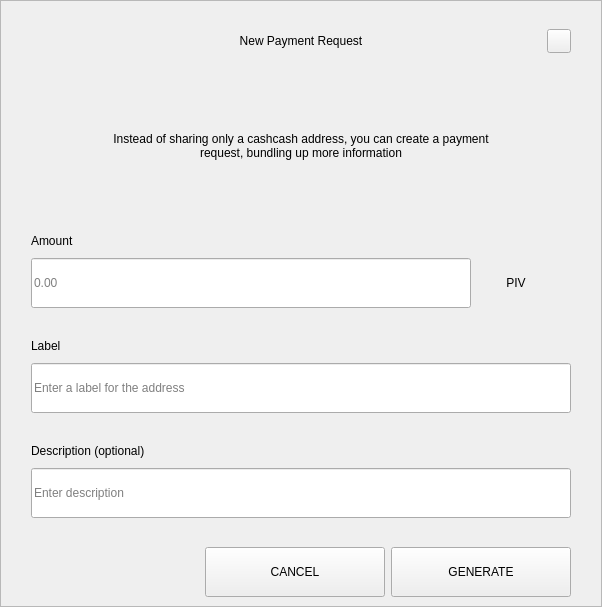
<?xml version="1.0" encoding="UTF-8"?>
<ui version="4.0">
 <class>RequestDialog</class>
 <widget class="QDialog" name="RequestDialog">
  <property name="geometry">
   <rect>
    <x>0</x>
    <y>0</y>
    <width>602</width>
    <height>607</height>
   </rect>
  </property>
  <property name="windowTitle">
   <string>Dialog</string>
  </property>
  <layout class="QVBoxLayout" name="verticalLayout_5">
   <property name="spacing">
    <number>0</number>
   </property>
   <property name="leftMargin">
    <number>0</number>
   </property>
   <property name="topMargin">
    <number>0</number>
   </property>
   <property name="rightMargin">
    <number>0</number>
   </property>
   <property name="bottomMargin">
    <number>0</number>
   </property>
   <item>
    <widget class="QFrame" name="frame">
     <property name="styleSheet">
      <string notr="true"/>
     </property>
     <property name="frameShape">
      <enum>QFrame::StyledPanel</enum>
     </property>
     <property name="frameShadow">
      <enum>QFrame::Raised</enum>
     </property>
     <layout class="QVBoxLayout" name="verticalLayout_4" stretch="1,0,0">
      <property name="spacing">
       <number>0</number>
      </property>
      <property name="leftMargin">
       <number>30</number>
      </property>
      <property name="topMargin">
       <number>20</number>
      </property>
      <property name="rightMargin">
       <number>30</number>
      </property>
      <property name="bottomMargin">
       <number>0</number>
      </property>
      <item>
       <layout class="QHBoxLayout" name="horizontalLayout_3">
        <property name="spacing">
         <number>0</number>
        </property>
        <item>
         <spacer name="horizontalSpacer_21">
          <property name="orientation">
           <enum>Qt::Horizontal</enum>
          </property>
          <property name="sizeHint" stdset="0">
           <size>
            <width>40</width>
            <height>20</height>
           </size>
          </property>
         </spacer>
        </item>
        <item>
         <widget class="QLabel" name="labelTitle">
          <property name="minimumSize">
           <size>
            <width>0</width>
            <height>40</height>
           </size>
          </property>
          <property name="maximumSize">
           <size>
            <width>16777215</width>
            <height>40</height>
           </size>
          </property>
          <property name="styleSheet">
           <string notr="true">padding-left:24px;</string>
          </property>
          <property name="text">
           <string>New Payment Request</string>
          </property>
          <property name="alignment">
           <set>Qt::AlignCenter</set>
          </property>
          <property name="margin">
           <number>7</number>
          </property>
         </widget>
        </item>
        <item>
         <spacer name="horizontalSpacer">
          <property name="orientation">
           <enum>Qt::Horizontal</enum>
          </property>
          <property name="sizeHint" stdset="0">
           <size>
            <width>40</width>
            <height>20</height>
           </size>
          </property>
         </spacer>
        </item>
        <item>
         <widget class="QPushButton" name="btnEsc">
          <property name="minimumSize">
           <size>
            <width>24</width>
            <height>24</height>
           </size>
          </property>
          <property name="maximumSize">
           <size>
            <width>24</width>
            <height>24</height>
           </size>
          </property>
          <property name="focusPolicy">
           <enum>Qt::NoFocus</enum>
          </property>
          <property name="text">
           <string/>
          </property>
         </widget>
        </item>
       </layout>
      </item>
      <item>
       <widget class="QStackedWidget" name="stack">
        <property name="minimumSize">
         <size>
          <width>540</width>
          <height>0</height>
         </size>
        </property>
        <property name="maximumSize">
         <size>
          <width>540</width>
          <height>16777215</height>
         </size>
        </property>
        <property name="currentIndex">
         <number>0</number>
        </property>
        <widget class="QWidget" name="page_1">
         <property name="minimumSize">
          <size>
           <width>540</width>
           <height>0</height>
          </size>
         </property>
         <property name="maximumSize">
          <size>
           <width>540</width>
           <height>16777215</height>
          </size>
         </property>
         <layout class="QVBoxLayout" name="layout1">
          <property name="spacing">
           <number>0</number>
          </property>
          <property name="leftMargin">
           <number>0</number>
          </property>
          <property name="topMargin">
           <number>0</number>
          </property>
          <property name="rightMargin">
           <number>0</number>
          </property>
          <property name="bottomMargin">
           <number>0</number>
          </property>
          <item>
           <spacer name="verticalSpacer_21">
            <property name="orientation">
             <enum>Qt::Vertical</enum>
            </property>
            <property name="sizeType">
             <enum>QSizePolicy::Fixed</enum>
            </property>
            <property name="sizeHint" stdset="0">
             <size>
              <width>20</width>
              <height>30</height>
             </size>
            </property>
           </spacer>
          </item>
          <item alignment="Qt::AlignHCenter">
           <widget class="QLabel" name="labelMessage">
            <property name="minimumSize">
             <size>
              <width>400</width>
              <height>50</height>
             </size>
            </property>
            <property name="text">
             <string>Instead of sharing only a cashcash address, you can create a payment request, bundling up more information</string>
            </property>
            <property name="alignment">
             <set>Qt::AlignCenter</set>
            </property>
            <property name="wordWrap">
             <bool>true</bool>
            </property>
           </widget>
          </item>
          <item alignment="Qt::AlignBottom">
           <widget class="QWidget" name="containerAmount" native="true">
            <layout class="QVBoxLayout" name="verticalLayout">
             <property name="spacing">
              <number>9</number>
             </property>
             <property name="leftMargin">
              <number>0</number>
             </property>
             <property name="topMargin">
              <number>0</number>
             </property>
             <property name="rightMargin">
              <number>0</number>
             </property>
             <property name="bottomMargin">
              <number>0</number>
             </property>
             <item>
              <widget class="QLabel" name="labelSubtitleAmount">
               <property name="minimumSize">
                <size>
                 <width>350</width>
                 <height>16</height>
                </size>
               </property>
               <property name="maximumSize">
                <size>
                 <width>16777215</width>
                 <height>16</height>
                </size>
               </property>
               <property name="text">
                <string>Amount</string>
               </property>
              </widget>
             </item>
             <item alignment="Qt::AlignTop">
              <widget class="QWidget" name="layoutAmount" native="true">
               <layout class="QHBoxLayout" name="horizontalLayout" stretch="2,0">
                <property name="spacing">
                 <number>0</number>
                </property>
                <property name="leftMargin">
                 <number>0</number>
                </property>
                <property name="topMargin">
                 <number>0</number>
                </property>
                <property name="rightMargin">
                 <number>0</number>
                </property>
                <property name="bottomMargin">
                 <number>0</number>
                </property>
                <item>
                 <widget class="QLineEdit" name="lineEditAmount">
                  <property name="minimumSize">
                   <size>
                    <width>0</width>
                    <height>50</height>
                   </size>
                  </property>
                  <property name="maximumSize">
                   <size>
                    <width>16777215</width>
                    <height>50</height>
                   </size>
                  </property>
                  <property name="placeholderText">
                   <string notr="true">0.00</string>
                  </property>
                 </widget>
                </item>
                <item>
                 <widget class="QWidget" name="comboContainer" native="true">
                  <property name="minimumSize">
                   <size>
                    <width>100</width>
                    <height>50</height>
                   </size>
                  </property>
                  <property name="maximumSize">
                   <size>
                    <width>16777215</width>
                    <height>50</height>
                   </size>
                  </property>
                  <layout class="QHBoxLayout" name="horizontalLayout_31">
                   <property name="spacing">
                    <number>0</number>
                   </property>
                   <property name="leftMargin">
                    <number>0</number>
                   </property>
                   <property name="topMargin">
                    <number>0</number>
                   </property>
                   <property name="rightMargin">
                    <number>10</number>
                   </property>
                   <property name="bottomMargin">
                    <number>0</number>
                   </property>
                   <item>
                    <widget class="QLabel" name="comboBoxCoin">
                     <property name="text">
                      <string>PIV</string>
                     </property>
                     <property name="alignment">
                      <set>Qt::AlignCenter</set>
                     </property>
                    </widget>
                   </item>
                  </layout>
                 </widget>
                </item>
               </layout>
              </widget>
             </item>
            </layout>
           </widget>
          </item>
          <item>
           <spacer name="verticalSpacer_31">
            <property name="orientation">
             <enum>Qt::Vertical</enum>
            </property>
            <property name="sizeType">
             <enum>QSizePolicy::Fixed</enum>
            </property>
            <property name="sizeHint" stdset="0">
             <size>
              <width>20</width>
              <height>30</height>
             </size>
            </property>
           </spacer>
          </item>
          <item>
           <layout class="QVBoxLayout" name="verticalLayoutLabel">
            <property name="spacing">
             <number>9</number>
            </property>
            <item>
             <widget class="QLabel" name="labelSubtitleLabel">
              <property name="minimumSize">
               <size>
                <width>0</width>
                <height>16</height>
               </size>
              </property>
              <property name="maximumSize">
               <size>
                <width>16777215</width>
                <height>16</height>
               </size>
              </property>
              <property name="text">
               <string>Label</string>
              </property>
             </widget>
            </item>
            <item>
             <widget class="QLineEdit" name="lineEditLabel">
              <property name="minimumSize">
               <size>
                <width>0</width>
                <height>50</height>
               </size>
              </property>
              <property name="maximumSize">
               <size>
                <width>16777215</width>
                <height>50</height>
               </size>
              </property>
              <property name="placeholderText">
               <string>Enter a label for the address</string>
              </property>
             </widget>
            </item>
           </layout>
          </item>
          <item>
           <spacer name="verticalSpacer_34">
            <property name="orientation">
             <enum>Qt::Vertical</enum>
            </property>
            <property name="sizeType">
             <enum>QSizePolicy::Fixed</enum>
            </property>
            <property name="sizeHint" stdset="0">
             <size>
              <width>20</width>
              <height>30</height>
             </size>
            </property>
           </spacer>
          </item>
          <item>
           <layout class="QVBoxLayout" name="verticalLayoutDescription">
            <property name="spacing">
             <number>9</number>
            </property>
            <item>
             <widget class="QLabel" name="labelSubtitleDescription">
              <property name="minimumSize">
               <size>
                <width>0</width>
                <height>16</height>
               </size>
              </property>
              <property name="maximumSize">
               <size>
                <width>16777215</width>
                <height>16</height>
               </size>
              </property>
              <property name="text">
               <string>Description (optional)</string>
              </property>
             </widget>
            </item>
            <item>
             <widget class="QLineEdit" name="lineEditDescription">
              <property name="minimumSize">
               <size>
                <width>0</width>
                <height>50</height>
               </size>
              </property>
              <property name="maximumSize">
               <size>
                <width>16777215</width>
                <height>50</height>
               </size>
              </property>
              <property name="placeholderText">
               <string>Enter description</string>
              </property>
             </widget>
            </item>
            <item>
             <spacer name="verticalSpacer_4">
              <property name="orientation">
               <enum>Qt::Vertical</enum>
              </property>
              <property name="sizeType">
               <enum>QSizePolicy::Fixed</enum>
              </property>
              <property name="sizeHint" stdset="0">
               <size>
                <width>20</width>
                <height>20</height>
               </size>
              </property>
             </spacer>
            </item>
           </layout>
          </item>
         </layout>
        </widget>
        <widget class="QWidget" name="page_2">
         <layout class="QVBoxLayout" name="layout2">
          <item>
           <spacer name="verticalSpacer_5">
            <property name="orientation">
             <enum>Qt::Vertical</enum>
            </property>
            <property name="sizeType">
             <enum>QSizePolicy::Fixed</enum>
            </property>
            <property name="sizeHint" stdset="0">
             <size>
              <width>20</width>
              <height>50</height>
             </size>
            </property>
           </spacer>
          </item>
          <item alignment="Qt::AlignHCenter">
           <widget class="QLabel" name="labelQrImg">
            <property name="minimumSize">
             <size>
              <width>260</width>
              <height>260</height>
             </size>
            </property>
            <property name="maximumSize">
             <size>
              <width>260</width>
              <height>260</height>
             </size>
            </property>
            <property name="text">
             <string/>
            </property>
            <property name="alignment">
             <set>Qt::AlignCenter</set>
            </property>
           </widget>
          </item>
          <item>
           <spacer name="verticalSpacer_2">
            <property name="orientation">
             <enum>Qt::Vertical</enum>
            </property>
            <property name="sizeType">
             <enum>QSizePolicy::Fixed</enum>
            </property>
            <property name="sizeHint" stdset="0">
             <size>
              <width>20</width>
              <height>30</height>
             </size>
            </property>
           </spacer>
          </item>
          <item alignment="Qt::AlignHCenter">
           <widget class="QLabel" name="labelAddress">
            <property name="text">
             <string>D7VFR83SQbiezrW72hjcWJtcfip5krte2Z </string>
            </property>
           </widget>
          </item>
          <item>
           <spacer name="verticalSpacer_32">
            <property name="orientation">
             <enum>Qt::Vertical</enum>
            </property>
            <property name="sizeType">
             <enum>QSizePolicy::Expanding</enum>
            </property>
            <property name="sizeHint" stdset="0">
             <size>
              <width>20</width>
              <height>20</height>
             </size>
            </property>
           </spacer>
          </item>
          <item>
           <layout class="QHBoxLayout" name="horizontal">
            <property name="leftMargin">
             <number>20</number>
            </property>
            <property name="rightMargin">
             <number>20</number>
            </property>
            <property name="bottomMargin">
             <number>20</number>
            </property>
            <item>
             <spacer name="horizontalSpacer_4">
              <property name="orientation">
               <enum>Qt::Horizontal</enum>
              </property>
              <property name="sizeHint" stdset="0">
               <size>
                <width>40</width>
                <height>20</height>
               </size>
              </property>
             </spacer>
            </item>
            <item>
             <widget class="QPushButton" name="btnCopyAddress">
              <property name="minimumSize">
               <size>
                <width>180</width>
                <height>50</height>
               </size>
              </property>
              <property name="text">
               <string>COPY ADDRESS</string>
              </property>
             </widget>
            </item>
            <item>
             <widget class="QPushButton" name="btnCopyUrl">
              <property name="minimumSize">
               <size>
                <width>180</width>
                <height>50</height>
               </size>
              </property>
              <property name="text">
               <string>COPY URL</string>
              </property>
             </widget>
            </item>
            <item>
             <spacer name="horizontalSpacer_2">
              <property name="orientation">
               <enum>Qt::Horizontal</enum>
              </property>
              <property name="sizeHint" stdset="0">
               <size>
                <width>40</width>
                <height>20</height>
               </size>
              </property>
             </spacer>
            </item>
           </layout>
          </item>
         </layout>
        </widget>
       </widget>
      </item>
      <item>
       <widget class="QWidget" name="buttonsStack" native="true">
        <layout class="QHBoxLayout" name="horizontalLayout_5">
         <property name="leftMargin">
          <number>20</number>
         </property>
         <property name="rightMargin">
          <number>0</number>
         </property>
         <item>
          <spacer name="horizontalSpacer_41">
           <property name="orientation">
            <enum>Qt::Horizontal</enum>
           </property>
           <property name="sizeHint" stdset="0">
            <size>
             <width>40</width>
             <height>20</height>
            </size>
           </property>
          </spacer>
         </item>
         <item>
          <widget class="QPushButton" name="btnCancel">
           <property name="minimumSize">
            <size>
             <width>180</width>
             <height>50</height>
            </size>
           </property>
           <property name="focusPolicy">
            <enum>Qt::NoFocus</enum>
           </property>
           <property name="text">
            <string>CANCEL</string>
           </property>
          </widget>
         </item>
         <item>
          <widget class="QPushButton" name="btnSave">
           <property name="minimumSize">
            <size>
             <width>180</width>
             <height>50</height>
            </size>
           </property>
           <property name="focusPolicy">
            <enum>Qt::NoFocus</enum>
           </property>
           <property name="text">
            <string>GENERATE</string>
           </property>
          </widget>
         </item>
        </layout>
       </widget>
      </item>
     </layout>
    </widget>
   </item>
  </layout>
 </widget>
 <resources/>
 <connections/>
</ui>
